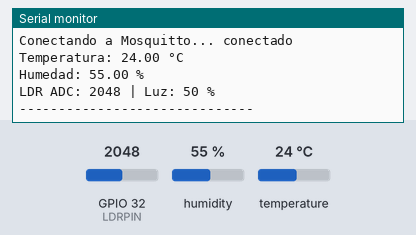
Bench run of a sketch on a simulated ESP32. Parts: the last lines printed to the serial monitor. The test bench sets the inputs (shaded band); at power-on: humidity 55 %, GPIO 32 (LDRPIN) = 2048, temperature 24 °C. WiFi joins after 1.5 s; servers stay silent unless stated; no MQTT or app messages arrive unless stated.

Above: at 2.7 s.
2.8 s: humidity set to 22 %
5.5 s: GPIO 32 (LDRPIN) set to 2866
At 7.1 s:
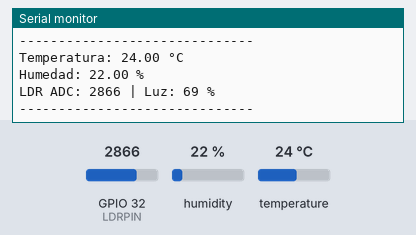
8.2 s: temperature set to 12 °C
10.9 s: GPIO 32 (LDRPIN) set to 3603
At 13.2 s:
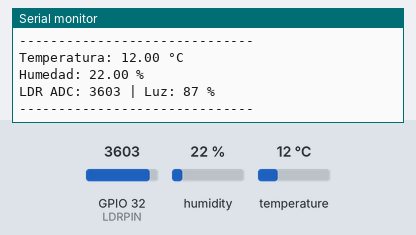
13.6 s: humidity set to 40 %
At 14.4 s:
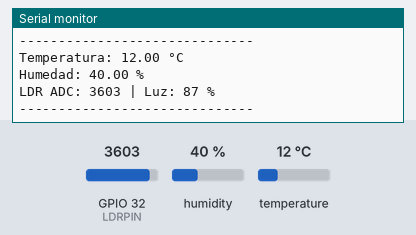
Timing chart, 0 to 16.6 s (numbered marks = the images above; inputs shaded):
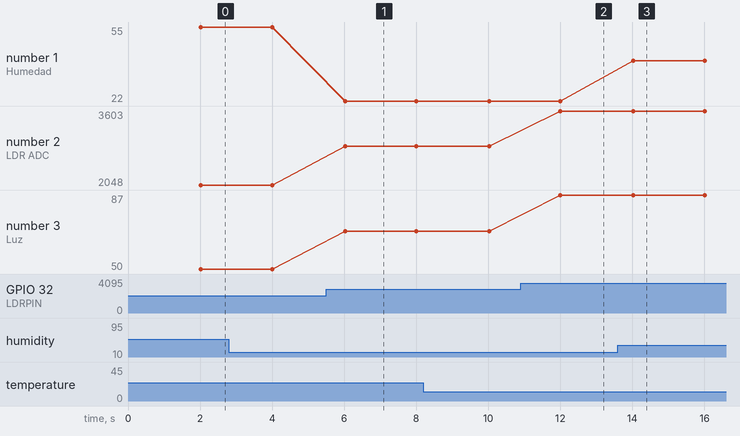

The sketch:

sketch_oct12b.ino
```cpp
#include <WiFi.h>
#include <PubSubClient.h>
#include <DHT.h>

// ======================================================
// CONFIGURACIÓN WIFI
// ======================================================

const char* WIFI_SSID = "ARTEFACTOS";
const char* WIFI_PASSWORD = "87654321";

// ======================================================
// CONFIGURACIÓN MQTT
// ======================================================

const char* MQTT_SERVER = "192.168.137.200";
const int MQTT_PORT = 1883;

// Topics utilizados por el dashboard React.
const char* TOPIC_TEMPERATURA = "clima/esp32/temperatura";
const char* TOPIC_HUMEDAD = "clima/esp32/humedad";
const char* TOPIC_LUZ = "clima/esp32/luz";

// ======================================================
// CONFIGURACIÓN DE SENSORES
// ======================================================

// Pines definidos según la guía (DHT11 -> GPIO 4, LDR -> GPIO 32)
#define DHTPIN 4
#define DHTTYPE DHT11
#define LDRPIN 32

DHT dht(DHTPIN, DHTTYPE);

WiFiClient wifiClient;
PubSubClient mqttClient(wifiClient);

// Enviar una lectura cada 2 segundos.
const unsigned long INTERVALO_ENVIO = 2000;
unsigned long ultimoEnvio = 0;

void conectarWiFi() {
  Serial.print("Conectando a WiFi");
  WiFi.begin(WIFI_SSID, WIFI_PASSWORD);

  while (WiFi.status() != WL_CONNECTED) {
    delay(500);
    Serial.print(".");
  }

  Serial.println();
  Serial.println("WiFi conectado");
  Serial.print("IP del ESP32: ");
  Serial.println(WiFi.localIP());
}

void conectarMQTT() {
  while (!mqttClient.connected()) {
    Serial.print("Conectando a Mosquitto...");

    // Crear un Client ID diferente para este ESP32.
    String clientId = "ESP32-";
    clientId += String((uint32_t)(ESP.getEfuseMac() & 0xFFFFFFFF), HEX);

    if (mqttClient.connect(clientId.c_str())) {
      Serial.println(" conectado");
    } else {
      Serial.print(" error, rc=");
      Serial.print(mqttClient.state());
      Serial.println(". Reintentando en 2 segundos...");
      delay(2000);
    }
  }
}

// ======================================================
// LEER Y PUBLICAR SENSORES
// ======================================================

void publicarSensores() {
  // 1. Obtener la temperatura.
  float temperatura = dht.readTemperature();

  // 2. Obtener la humedad.
  float humedad = dht.readHumidity();

  // Verificar lecturas del DHT11
  if (isnan(temperatura) || isnan(humedad)) {
    Serial.println("Error al leer datos del sensor DHT11");
    return;
  }

  // 3. Obtener la lectura del sensor de iluminación (LDR)
  int valorADC = analogRead(LDRPIN);
  // Mapeo del ADC de 12 bits (0-4095) a porcentaje (0-100%)
  int luz = map(valorADC, 0, 4095, 0, 100);

  // 4 y 5. Preparar valores y publicar en sus topics MQTT
  mqttClient.publish(TOPIC_TEMPERATURA, String(temperatura, 2).c_str());
  mqttClient.publish(TOPIC_HUMEDAD, String(humedad, 2).c_str());
  mqttClient.publish(TOPIC_LUZ, String(luz).c_str());

  // 6. Mostrar las mediciones en el Monitor Serial
  Serial.print("Temperatura: ");
  Serial.print(temperatura, 2);
  Serial.println(" °C");

  Serial.print("Humedad: ");
  Serial.print(humedad, 2);
  Serial.println(" %");

  Serial.print("LDR ADC: ");
  Serial.print(valorADC);
  Serial.print(" | Luz: ");
  Serial.print(luz);
  Serial.println(" %");

  Serial.println("------------------------------");
}

void setup() {
  Serial.begin(115200);

  // Inicializar los sensores y configurar los pines necesarios
  dht.begin();
  pinMode(LDRPIN, INPUT);

  conectarWiFi();

  mqttClient.setServer(MQTT_SERVER, MQTT_PORT);
}

void loop() {
  // Si se pierde WiFi, volver a conectarse.
  if (WiFi.status() != WL_CONNECTED) {
    conectarWiFi();
  }

  // Si se pierde MQTT, volver a conectarse.
  if (!mqttClient.connected()) {
    conectarMQTT();
  }

  mqttClient.loop();

  // Publicar sensores cada 2 segundos.
  if (millis() - ultimoEnvio >= INTERVALO_ENVIO) {
    ultimoEnvio = millis();
    publicarSensores();
  }
}
```

Measured:
- after the input at 5.5 s, the serial monitor: prints a new line after 0.53 s (image 1)
- after the input at 10.9 s, the serial monitor: prints a new line after 1.1 s (image 2)
- after the input at 13.6 s, the serial monitor: prints a new line after 0.43 s (image 3)
- plotted number 1: 22 → 40 after the input at 13.6 s
- plotted number 2: 2048 → 2866 after the input at 5.5 s, 2866 → 3603 after the input at 10.9 s
- plotted number 3: 50 → 69 after the input at 5.5 s, 69 → 87 after the input at 10.9 s
